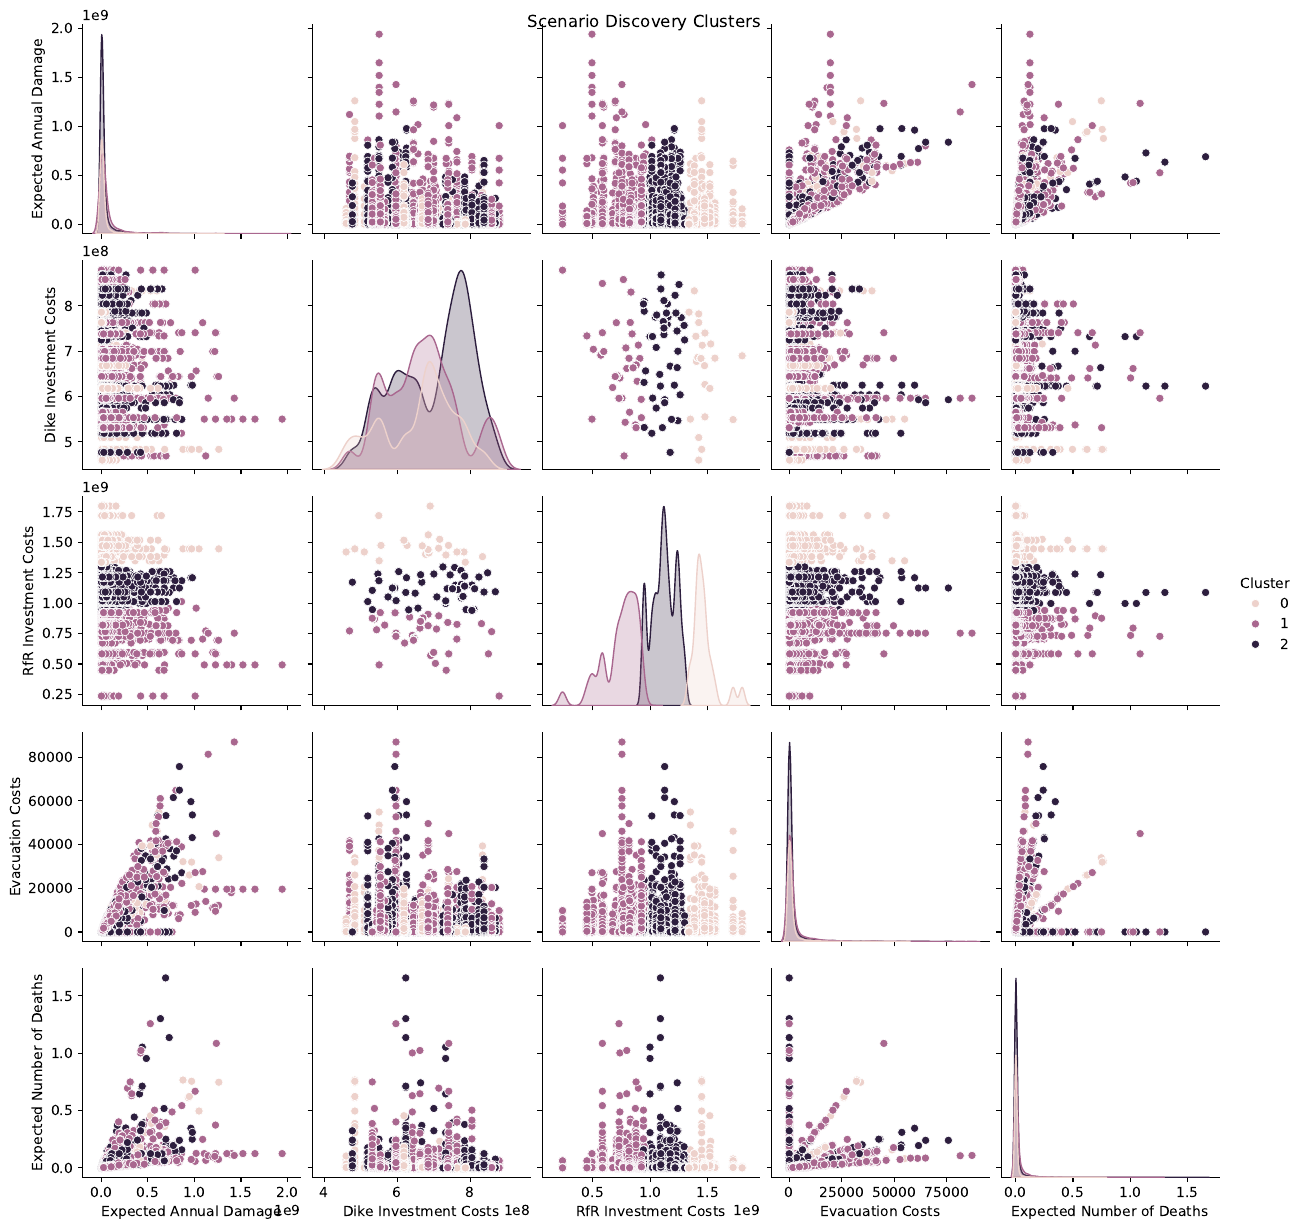

The Python source for this figure:
import pandas as pd
import matplotlib.pyplot as plt
import seaborn as sns
from sklearn.cluster import KMeans
from ema_workbench import (Scenario, Policy, MultiprocessingEvaluator)
from ema_workbench.em_framework.samplers import sample_levers, sample_uncertainties
from problem_formulation import get_model_for_problem_formulation
from ema_workbench.util import ema_logging

ema_logging.log_to_stderr(ema_logging.INFO)


def run_scenario_discovery():
    # Load the model
    model, steps = get_model_for_problem_formulation(2)

    # Generate multiple scenarios for scenario discovery
    n_scenarios = 100
    scenarios = sample_uncertainties(model, n_scenarios)

    # Sample lever values
    lever_samples = list(sample_levers(model, n_scenarios))

    # Define policies with varied RfR and DikeIncrease levers
    policies = [Policy(f'policy_{i}', **sample) for i, sample in enumerate(lever_samples)]

    # Run experiments using MultiprocessingEvaluator
    with MultiprocessingEvaluator(model) as evaluator:
        experiments, outcomes = evaluator.perform_experiments(scenarios=scenarios, policies=policies)

    return experiments, outcomes


def analyze_scenario_discovery(experiments, outcomes):
    # Convert experiments to DataFrame
    experiments_df = pd.DataFrame.from_dict(experiments)
    outcomes_df = pd.DataFrame.from_dict(outcomes)

    # Combine experiments and outcomes into one DataFrame
    df = pd.concat([experiments_df, outcomes_df], axis=1)

    # Perform k-means clustering on the outcomes
    kmeans = KMeans(n_clusters=3)
    df['Cluster'] = kmeans.fit_predict(outcomes_df)

    # Analyze the clusters
    cluster_centers = kmeans.cluster_centers_
    print("Cluster Centers:")
    print(cluster_centers)

    # Visualize the clusters
    sns.pairplot(df, hue='Cluster',
                 vars=['Expected Annual Damage', 'Dike Investment Costs', 'RfR Investment Costs', 'Evacuation Costs',
                       'Expected Number of Deaths'])
    plt.suptitle('Scenario Discovery Clusters')
    plt.savefig('Scenario.png', format='png', dpi=1000, bbox_inches='tight')
    plt.show()

    # Summarize the key characteristics of each cluster
    cluster_summary = df.groupby('Cluster').mean()
    print("Cluster Summary:")
    print(cluster_summary)


if __name__ == "__main__":
    experiments, outcomes = run_scenario_discovery()
    analyze_scenario_discovery(experiments, outcomes)
